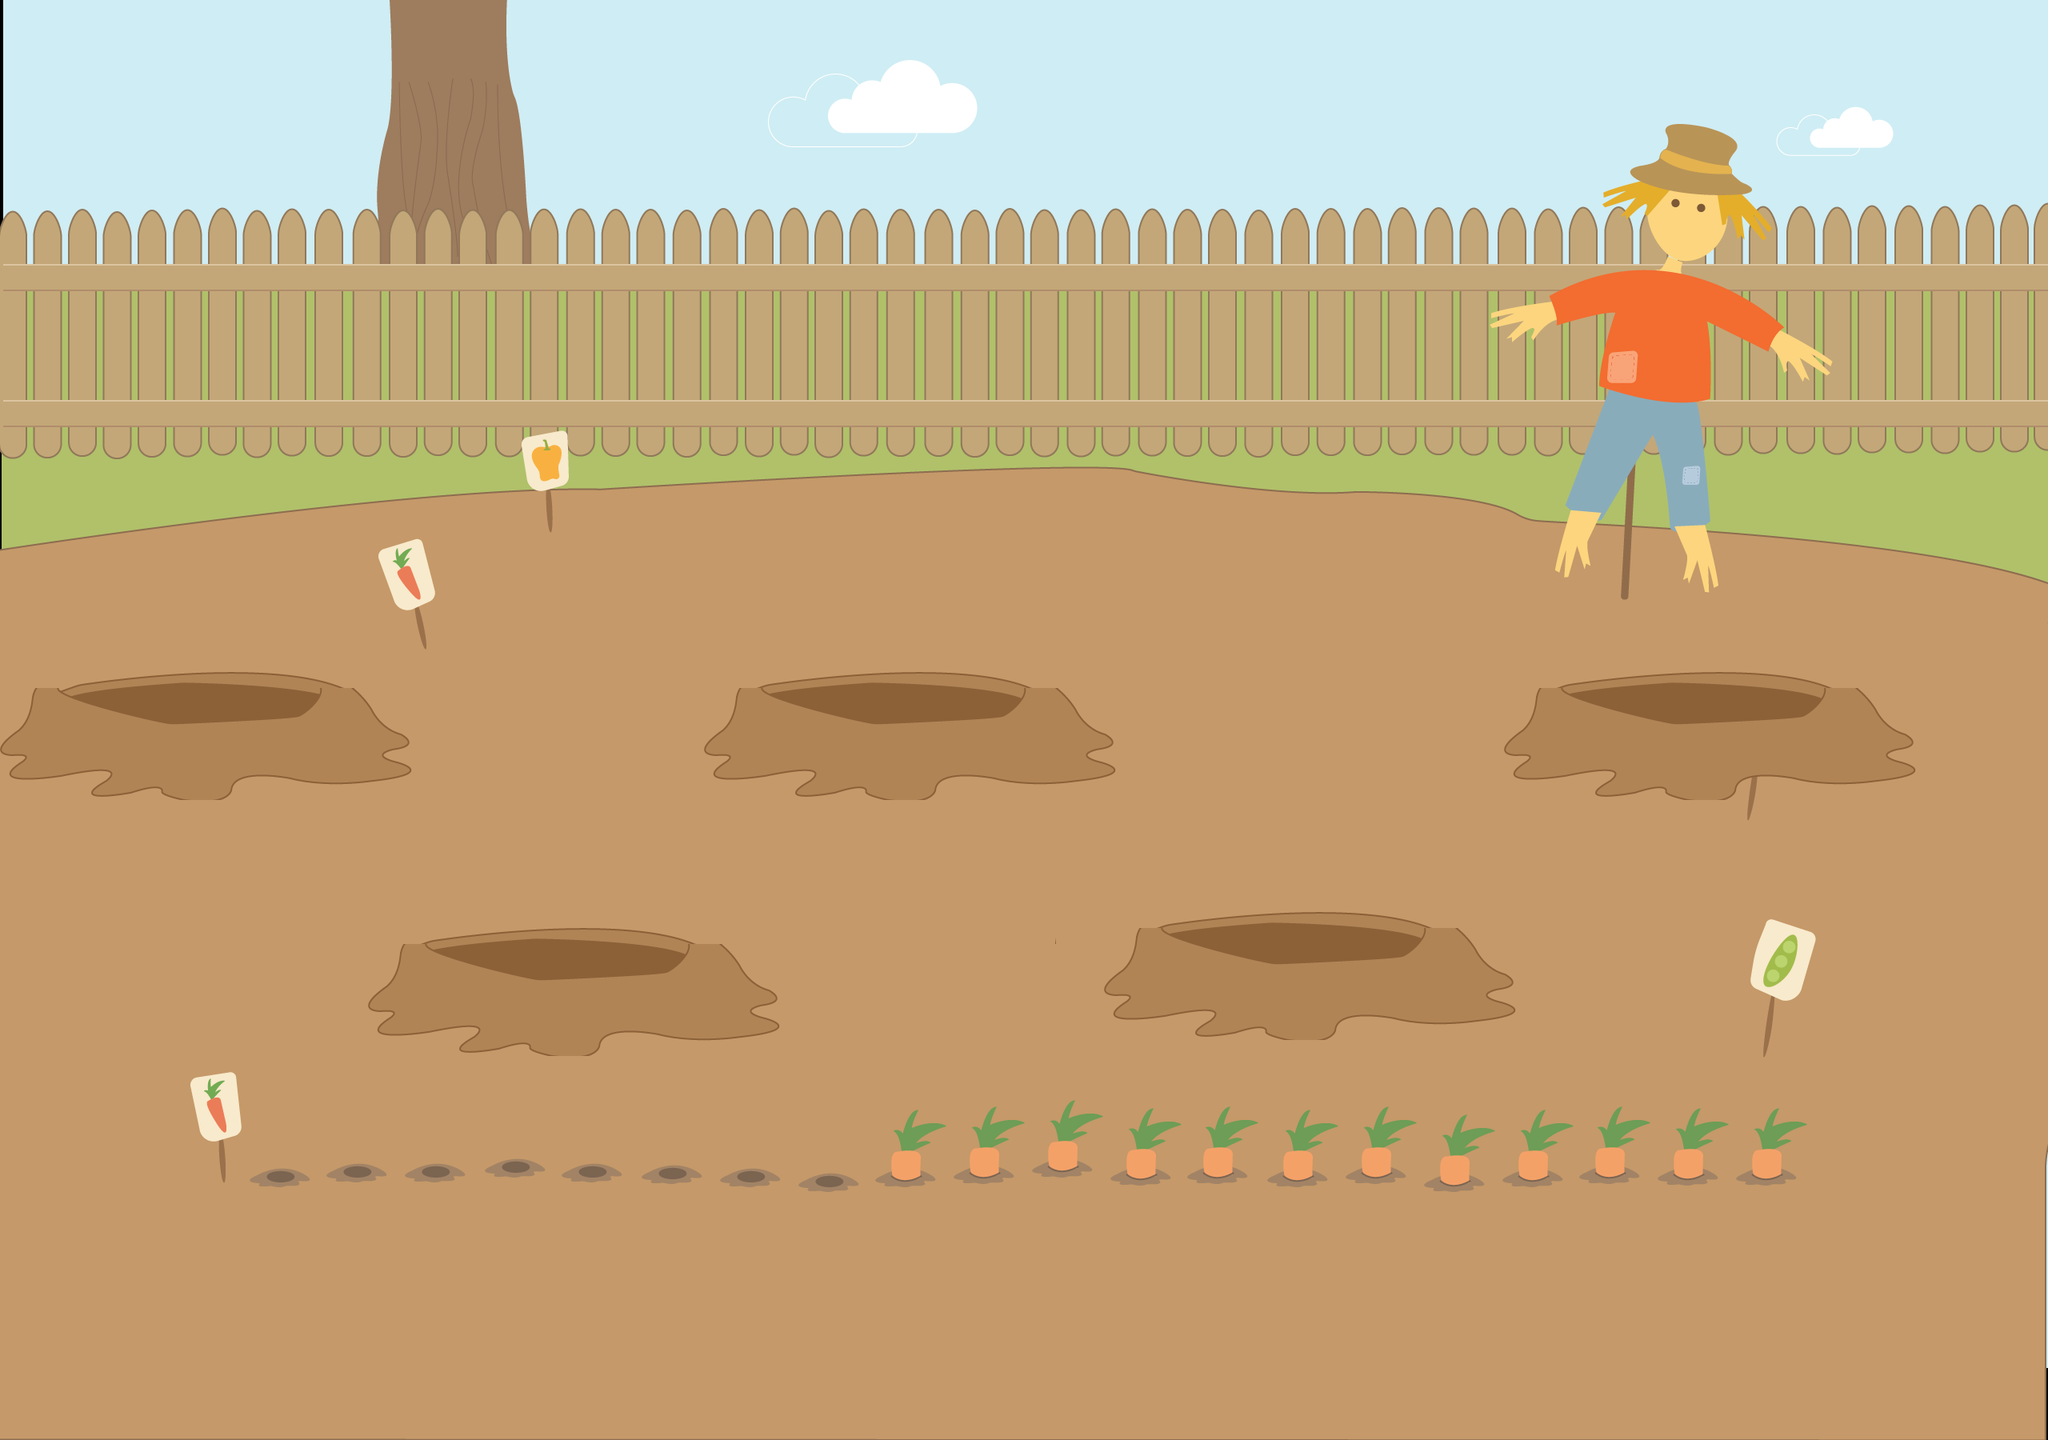

A 2D game scene composited from a Tiled map and its tileset images. What follows is a short description and the map's XML, with each tile layer's data collapsed to a summary:
An orthogonal 128x90 tile map with 20x20 px tiles, 3 tile layers (Tile Layer 1, Tile Layer 2, Tile Layer 3).

<map version="1.0" orientation="orthogonal" renderorder="right-up" width="128" height="90" tilewidth="20" tileheight="20" nextobjectid="1">
 <tileset firstgid="1" name="play1" tilewidth="20" tileheight="20" tilecount="19998" columns="202">
  <image source="play1.png" width="4047" height="1986" />
 </tileset>
 <layer name="Tile Layer 1" width="128" height="90">
  <data>[11520 cells, 11520 non-empty, 11520 distinct tile ids]</data>
 </layer>
 <layer name="Tile Layer 2" width="128" height="90">
  <data>[11520 cells, 382 non-empty, 76 distinct tile ids]</data>
 </layer>
 <layer name="Tile Layer 3" width="128" height="90">
  <data>[11520 cells, 907 non-empty, 180 distinct tile ids]</data>
 </layer>
</map>
